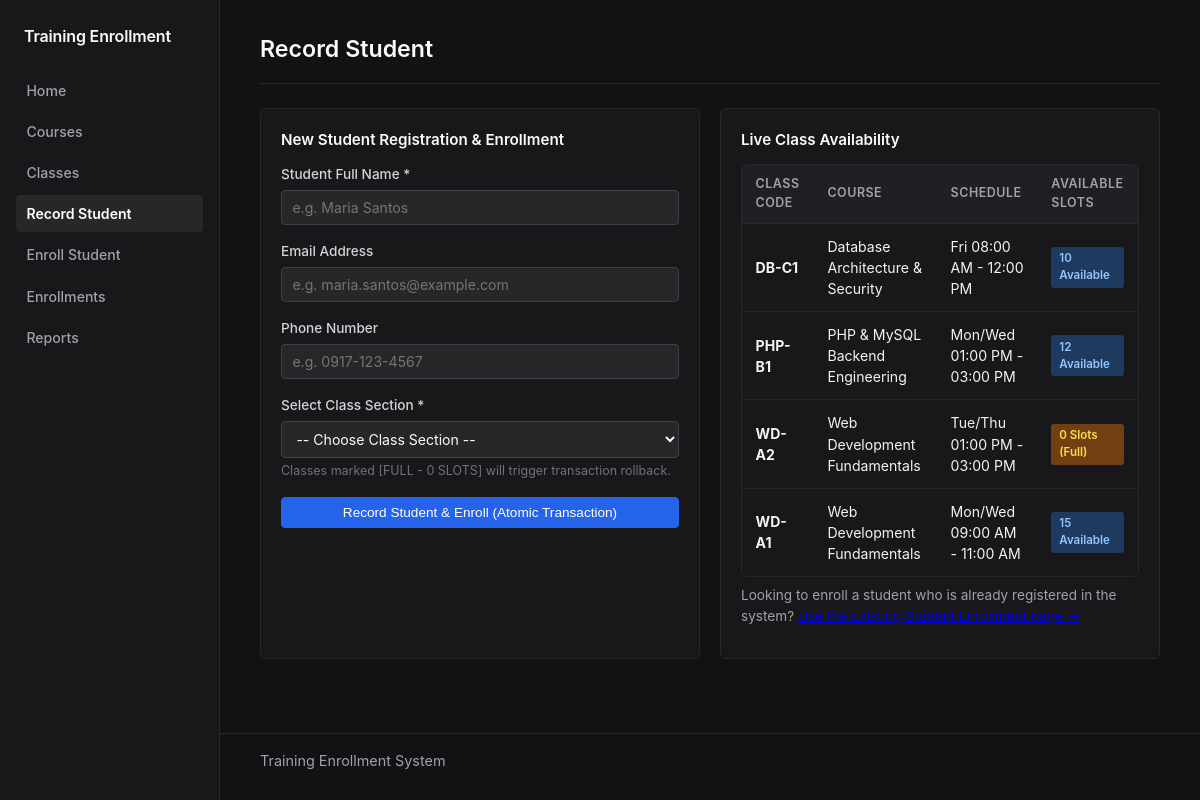
The page /admin/students.php on the database its author committed.
### tables this page shows
CREATE TABLE `classes` (
  `class_id` int(11) NOT NULL AUTO_INCREMENT,
  `course_id` int(11) NOT NULL,
  `class_code` varchar(20) NOT NULL,
  `schedule` varchar(100) DEFAULT NULL,
  `instructor` varchar(100) DEFAULT NULL,
  `slots` int(11) NOT NULL DEFAULT 0,
  PRIMARY KEY (`class_id`),
  KEY `course_id` (`course_id`),
  CONSTRAINT `fk_classes_course` FOREIGN KEY (`course_id`) REFERENCES `courses` (`course_id`) ON DELETE RESTRICT ON UPDATE CASCADE
);

CREATE TABLE `courses` (
  `course_id` int(11) NOT NULL AUTO_INCREMENT,
  `course_code` varchar(20) NOT NULL,
  `course_name` varchar(100) NOT NULL,
  `description` text DEFAULT NULL,
  PRIMARY KEY (`course_id`),
  UNIQUE KEY `course_code` (`course_code`)
);

### classes/ClassSection.php (called while the page is built, shortened)
<?php
class ClassSection {
    private $db;
    public function __construct(PDO $db) {
        $this->db = $db;
    }
    public function allWithCourse() {
        $sql = "SELECT c.*, co.course_code, co.course_name
                FROM classes c
                JOIN courses co ON c.course_id = co.course_id
                ORDER BY c.class_id DESC";
        $stmt = $this->db->query($sql);
        return $stmt->fetchAll();
    }
}

### admin/students.php (the view, shortened to what this page needs)
<?php
require_once __DIR__ . '/../config/db.php';
require_once __DIR__ . '/../classes/ClassSection.php';
require_once __DIR__ . '/../classes/Student.php';
$classes = new ClassSection($db);
$classList = $classes->allWithCourse();
require_once __DIR__ . '/../includes/header.php';
?>
<div class="page-header">
    <h1>Record Student</h1>
</div>
<div class="grid-2">
    <div class="card">
        <h2 class="card-title">New Student Registration &amp; Enrollment</h2>
        <?php if (empty($classList)): ?>
            <div class="alert alert-warning">
                No classes available. Please <a href="classes.php">create a class section</a> first.
            </div>
        <?php else: ?>
            <form method="POST" action="students.php">
                <div class="form-group">
                    <label class="form-label" for="full_name">Student Full Name *</label>
                    <input type="text" id="full_name" name="full_name" class="form-control"
                           placeholder="e.g. Maria Santos"
                           value="<?= htmlspecialchars($full_name ?? '') ?>" required>
                </div>
                <div class="form-group">
                    <label class="form-label" for="email">Email Address</label>
                    <input type="email" id="email" name="email" class="form-control"
                           placeholder="e.g. maria.santos@example.com"
                           value="<?= htmlspecialchars($email ?? '') ?>">
                </div>
                <div class="form-group">
                    <label class="form-label" for="phone">Phone Number</label>
                    <input type="tel" id="phone" name="phone" class="form-control"
                           placeholder="e.g. 0917-123-4567"
                           value="<?= htmlspecialchars($phone ?? '') ?>">
                </div>
                <div class="form-group">
                    <label class="form-label" for="class_id">Select Class Section *</label>
                    <select id="class_id" name="class_id" class="form-control" required>
                        <option value="">-- Choose Class Section --</option>
                    </select>
                    <div class="form-text">Classes marked [FULL - 0 SLOTS] will trigger transaction rollback.</div>
                </div>
                <button type="submit" class="btn btn-primary" style="width: 100%;">
                    Record Student &amp; Enroll (Atomic Transaction)
                </button>
            </form>
        <?php endif; ?>
    </div>
    <div>
        <div class="card">
            <h2 class="card-title">Live Class Availability</h2>
            <div class="table-responsive">
                <table>
                    <thead>
                        <tr>
                            <th>Class Code</th>
                            <th>Course</th>
                            <th>Schedule</th>
                            <th>Available Slots</th>
                        </tr>
                    </thead>
                    <tbody>
                        <?php foreach ($classList as $cl): ?>
                            <tr>
                                <td><strong><?= htmlspecialchars($cl['class_code']) ?></strong></td>
                                <td><?= htmlspecialchars($cl['course_name']) ?></td>
                                <td><?= htmlspecialchars($cl['schedule']) ?></td>
                                <td>
                                    <?php if ((int)$cl['slots'] > 0): ?>
                                        <span class="badge badge-slot-ok"><?= (int)$cl['slots'] ?> Available</span>
                                    <?php else: ?>
                                        <span class="badge badge-slot-full">0 Slots (Full)</span>
                                    <?php endif; ?>
                                </td>
                            </tr>
                        <?php endforeach; ?>
                    </tbody>
                </table>
            </div>
            <p style="font-size: 0.85rem; margin-top: 0.5rem;">
                Looking to enroll a student who is already registered in the system?
                <a href="enroll.php">Use the Existing Student Enrollment page &rarr;</a>
            </p>
        </div>
    </div>
</div>
<?php require_once __DIR__ . '/../includes/footer.php'; ?>

### css/style.css (style rules this page uses)
* { box-sizing: border-box; margin: 0; padding: 0; }
body { font-family: -apple-system, BlinkMacSystemFont, "Segoe UI", Roboto, Helvetica, Arial, sans-serif; background-color: #121214; color: #f4f4f5; font-size: 14px; line-height: 1.5; }
.page-header { margin-bottom: 1.5rem; padding-bottom: 0.75rem; border-bottom: 1px solid #27272a; }
h1 { font-size: 1.45rem; font-weight: 600; color: #fafafa; margin-bottom: 0.25rem; }
h2 { font-size: 1.1rem; font-weight: 600; color: #fafafa; margin-bottom: 0.75rem; }
p { color: #a1a1aa; margin-bottom: 0.75rem; font-size: 0.9rem; }
.card { background-color: #18181b; border: 1px solid #27272a; border-radius: 6px; padding: 1.25rem; margin-bottom: 1.25rem; }
.card-title { font-size: 0.95rem; font-weight: 600; color: #fafafa; margin-bottom: 0.75rem; }
.grid-2 { display: grid; grid-template-columns: 1fr 1fr; gap: 1.25rem; }
.form-group { margin-bottom: 1rem; }
.form-label { display: block; margin-bottom: 0.35rem; font-size: 0.85rem; font-weight: 500; color: #d4d4d8; }
.form-control { width: 100%; padding: 0.5rem 0.65rem; font-size: 0.88rem; font-family: inherit; border: 1px solid #3f3f46; border-radius: 4px; background-color: #27272a; color: #fafafa; }
select.form-control { background-color: #27272a; color: #fafafa; }
.form-text { font-size: 0.78rem; color: #71717a; margin-top: 0.3rem; }
.btn { display: inline-flex; align-items: center; justify-content: center; padding: 0.45rem 0.85rem; font-size: 0.85rem; font-weight: 500; border-radius: 4px; border: 1px solid transparent; cursor: pointer; text-decoration: none; }
.btn-primary { background-color: #2563eb; color: #ffffff; border-color: #2563eb; }
.table-responsive { overflow-x: auto; background-color: #18181b; border: 1px solid #27272a; border-radius: 6px; }
table { width: 100%; border-collapse: collapse; text-align: left; font-size: 0.88rem; }
th { background-color: #202024; color: #a1a1aa; font-weight: 600; font-size: 0.78rem; padding: 0.65rem 0.85rem; border-bottom: 1px solid #27272a; text-transform: uppercase; letter-spacing: 0.04em; }
td { padding: 0.75rem 0.85rem; border-bottom: 1px solid #27272a; vertical-align: middle; color: #f4f4f5; }
tr:last-child td { border-bottom: none; }
.badge { display: inline-block; padding: 0.2rem 0.5rem; border-radius: 3px; font-size: 0.72rem; font-weight: 600; }
.badge-slot-ok { background-color: #1e3a5f; color: #93c5fd; }
.badge-slot-full { background-color: #713f12; color: #fde047; }

### rows shown on the page
classes: class_code "DB-C1", course.course_name "Database Architecture & Security", schedule "Fri 08:00 AM - 12:00 PM", slots "10"
classes: class_code "PHP-B1", course.course_name "PHP & MySQL Backend Engineering", schedule "Mon/Wed 01:00 PM - 03:00 PM", slots "12"
classes: class_code "WD-A2", course.course_name "Web Development Fundamentals", schedule "Tue/Thu 01:00 PM - 03:00 PM", slots "0 Slots (Full)"
classes: class_code "WD-A1", course.course_name "Web Development Fundamentals", schedule "Mon/Wed 09:00 AM - 11:00 AM", slots "15"
